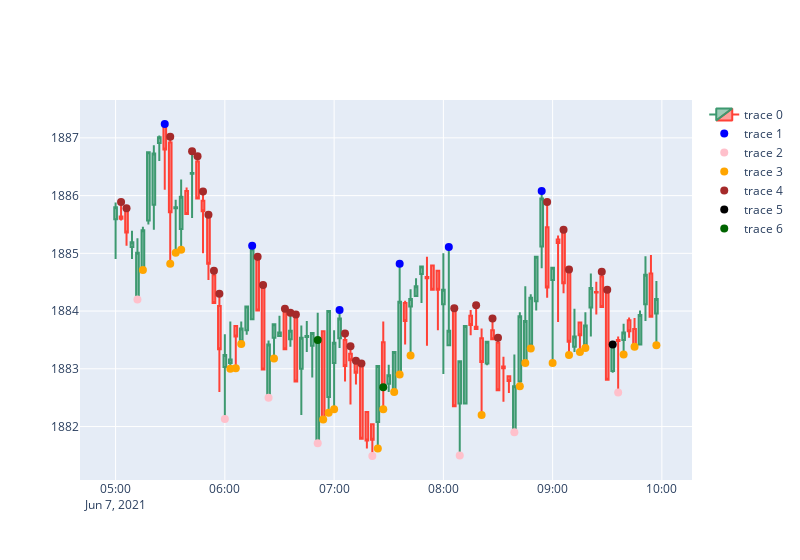

The notebook cell this image was saved under:
### Code cell
von = 100
bis = 200

auxusd = format_data("AUXUSD")

left_cand = 6
right_cand = 3

fig = go.Figure(data=[go.Candlestick(x=auxusd[von:bis].index,
                open=auxusd['Open'][von:bis],
                high=auxusd['High'][von:bis],
                low=auxusd['Low'][von:bis],
                close=auxusd['Close'][von:bis])])
fig.add_scatter(x=auxusd[von:bis].index, y=find_extrema(auxusd, left_cand, right_cand)["higher_high"][von:bis], mode="markers", marker=dict(color="blue", size=8))
fig.add_scatter(x=auxusd[von:bis].index, y=find_extrema(auxusd, left_cand, right_cand)["lower_low"][von:bis], mode="markers", marker=dict(color="pink", size=8))
fig.add_scatter(x=auxusd[von:bis].index, y=find_extrema(auxusd, left_cand, right_cand)["higher_low"][von:bis], mode="markers", marker=dict(color="orange", size=8))
fig.add_scatter(x=auxusd[von:bis].index, y=find_extrema(auxusd, left_cand, right_cand)["lower_high"][von:bis], mode="markers", marker=dict(color="brown", size=8))
fig.add_scatter(x=auxusd[von:bis].index, y=np.where(choch(auxusd, 20, 3) == 0, np.nan, choch(auxusd, 20, 3))[von:bis], mode="markers", marker=dict(color="black", size=8))
fig.add_scatter(x=auxusd[von:bis].index, y=np.where(choch(auxusd, 20, 3, "3T", 1) == 0, np.nan, choch(auxusd, 20, 3, "3T", 1))[von:bis], mode="markers", marker=dict(color="darkgreen", size=8))
fig.update_layout(xaxis_rangeslider_visible=False, width=800)
fig.show()
